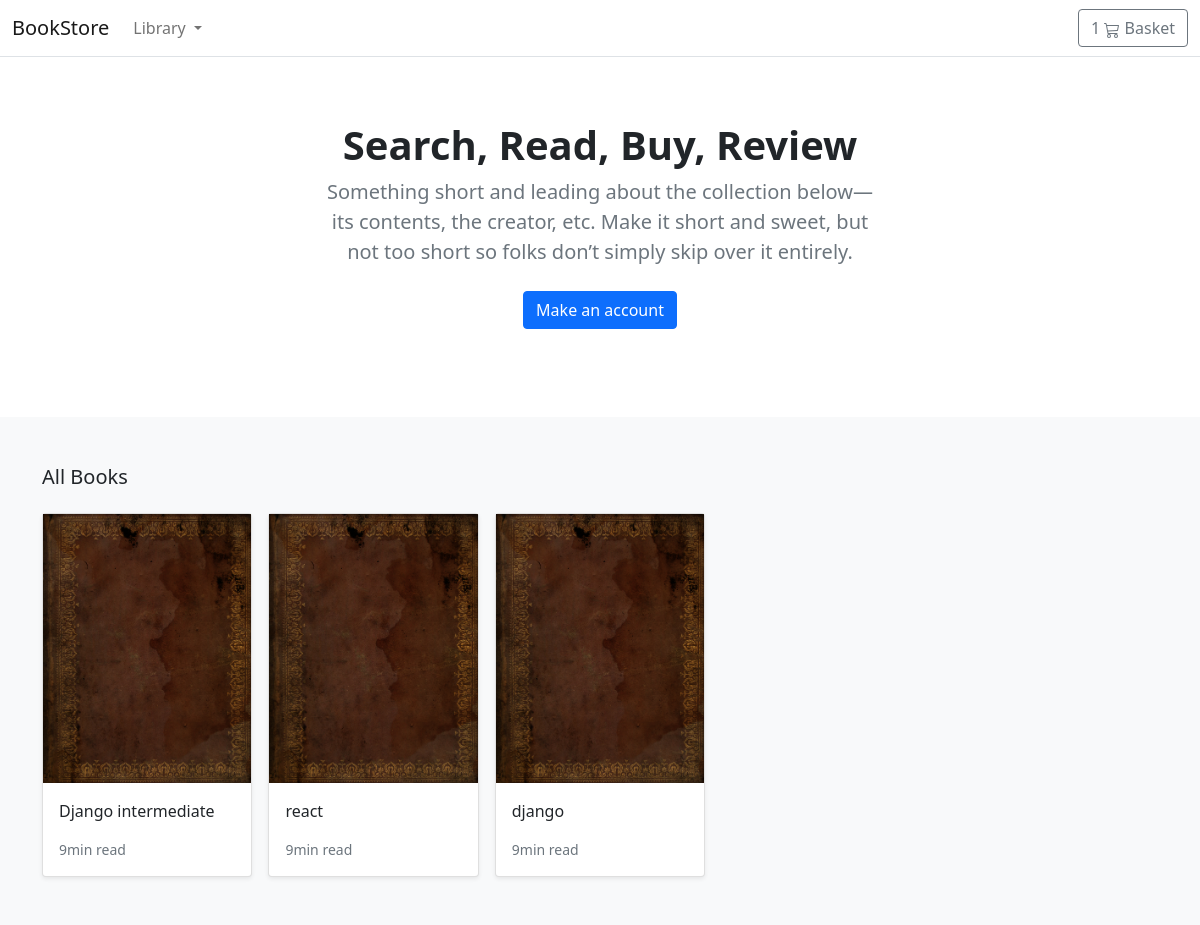
The app's page /, older data.
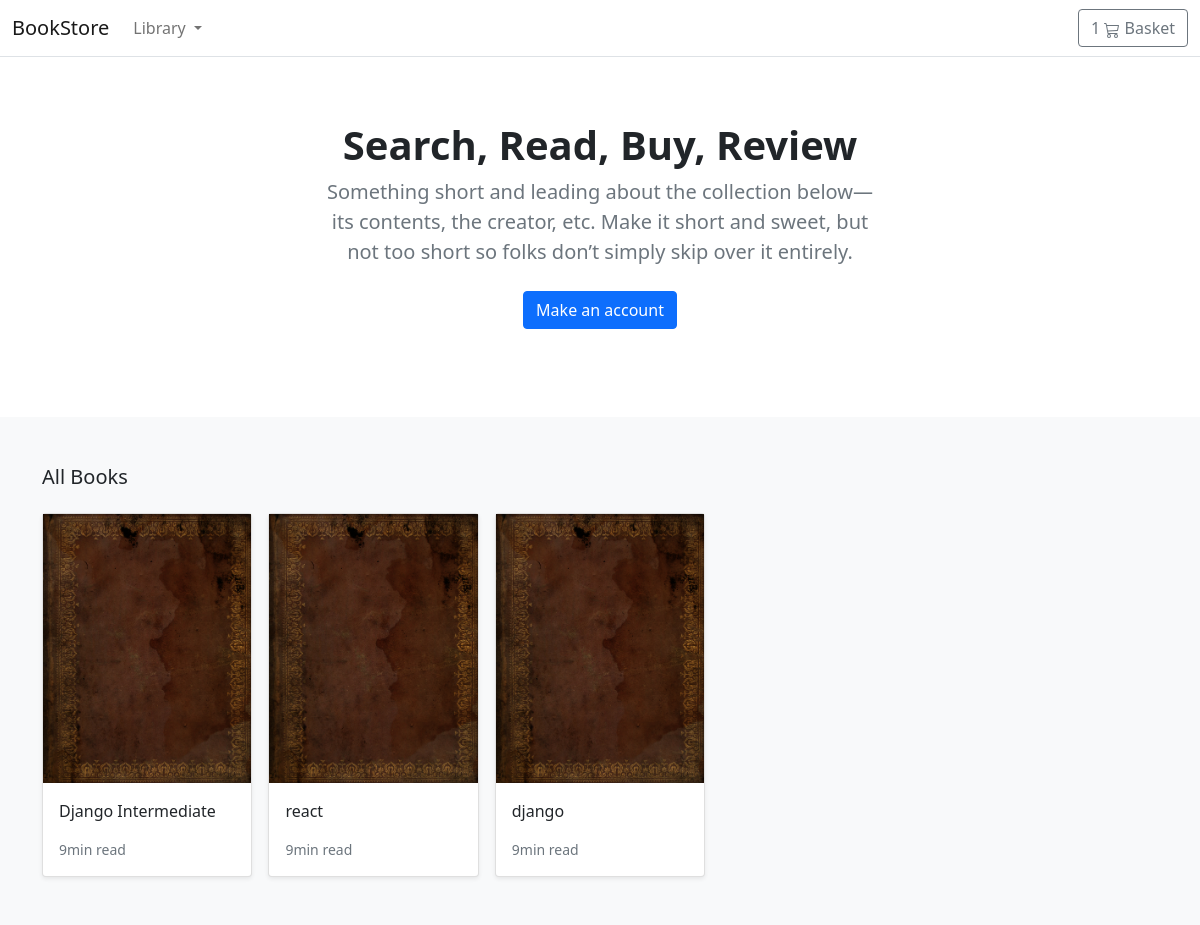
The same page, newer data.
### store/models.py (models this page shows, shortened)
class Product(models.Model):
    category = models.ForeignKey(Category, related_name='product', on_delete=models.CASCADE)
    created_by = models.ForeignKey(User, on_delete=models.CASCADE, related_name='product_creator')
    title = models.CharField(max_length=255)
    author = models.CharField(max_length=255, default='admin')
    description = models.TextField(blank=True)
    image = models.ImageField(upload_to='images/', default='images/default.png')
    slug = models.SlugField(max_length=255)
    price = models.DecimalField(max_digits=4,decimal_places=2)
    in_stock = models.BooleanField(default=True)
    is_active = models.BooleanField(default=True)
    created = models.DateTimeField(auto_now_add=True)
    updated = models.DateTimeField(auto_now=True)
    objects = models.Manager()
    products = ProductManager()
    class Meta:
        verbose_name_plural = 'Products'
        ordering = ('-created',)
    def get_absolute_url(self):
        return reverse('store:product_detail', args=[self.slug])

### store/views.py (the view)
# urls.py: path('', views.product_all, name='product_all'),
def product_all(request):
        products = Product.products.all()
        return render(request, 'store/home.html', {'products': products})

### store/context_processors.py (called while the page is built)
def categories(request):
        return {
                'categories': Category.objects.all()
        }

### store/models.py (called while the page is built)
    def get_queryset(self):
        return super(ProductManager, self).get_queryset().filter(is_active=True)

    def get_absolute_url(self):
        return reverse('store:product_detail', args=[self.slug])

### templates/store/home.html (shortened to what this page needs)
{% extends "./base.html" %}
{% load static %}
{% block content %}
<main>
    <section class="py-5 text-center container">
        <div class="row py-lg-3">
        <div class="col-lg-6 col-md-8 mx-auto">
            <h1 class="h1 fw-bold">Search, Read, Buy, Review</h1>
            <p class="lead text-muted">Something short and leading about the collection below—its contents, the creator,
                etc. Make it short and sweet, but not too short so folks don’t simply skip over it entirely.</p>
            <p>
                <a href="#" class="btn btn-primary my-2">Make an account</a>
            </p>
        </div>
        </div>
    </section>
    <div class="album py-5 bg-light">
        <div class="container">
          <div class="pb-3 h5">All Books</div>
          <div class="row row-cols-1 row-cols-sm-2 row-cols-md-5 g-3">
            {% for product in products %}
            <div class="col">
              <div class="card shadow-sm">
                <img class="img-fluid" alt="Responsive image" src="{{ product.image.url }}">
                <div class="card-body">
                  <p class="card-text">
                    <a class="text-dark text-decoration-none" href="{{ product.get_absolute_url }}">{{ product.title }}</a>
                  </p>
                  <div class="d-flex justify-content-between align-items-center">
                    <small class="text-muted">9min read</small>
                  </div>
                </div>
              </div>
            </div>
            {% endfor %}
          </div>
        </div>
      </div>
</main>
{% endblock%}

Row changes from the older to the newer data that the page shows:
changed Product: title "Django intermediate" → "Django Intermediate"
